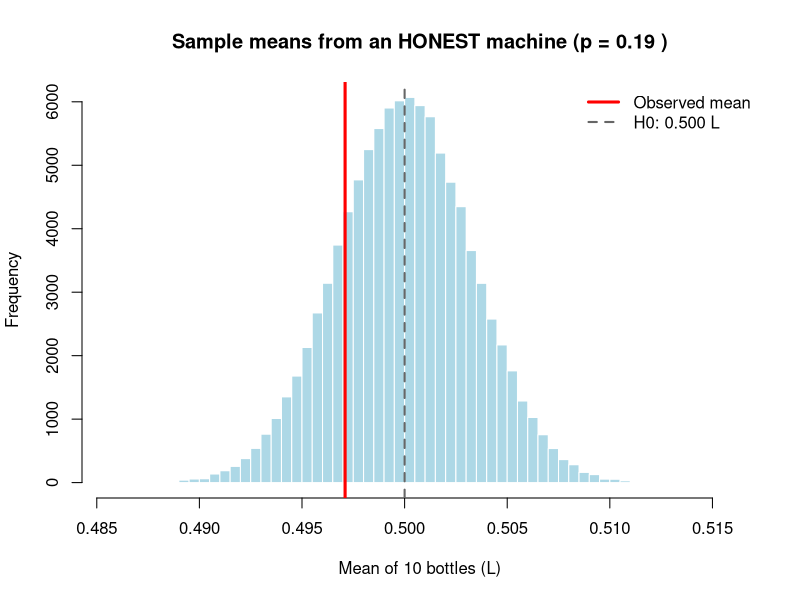

Source code (R):
# ===============================================
# What a p-value means, by simulation: the Tasty Beer example
# ===============================================
# These are the SAME ten bottles shown on the lecture slide, so the
# number this script prints should match the number on the screen.
#
#   H0: the machine fills at least 0.500 L on average
#   H1: the machine fills less than 0.500 L on average
#
# One-sided, because overfilling is not an offence. We decide that
# before looking at the data.
# ===============================================

set.seed(123)   # the simulation below uses random numbers

# ------------------------------------------------
# 1. The data
# ------------------------------------------------
fill <- c(0.499, 0.488, 0.478, 0.508, 0.490,
          0.504, 0.488, 0.502, 0.508, 0.506)

mu0 <- 0.500            # the value under H0
n   <- length(fill)     # 10 bottles
obs <- mean(fill)       # 0.4971
s   <- sd(fill)         # 0.0104

cat("Observed mean =", round(obs, 4), "L\n")
cat("Sample SD     =", round(s, 4), "L\n")
cat("Shortfall     =", round((mu0 - obs) * 1000, 1), "mL per bottle\n\n")

# ------------------------------------------------
# 2. Simulate the sampling distribution under H0
# ------------------------------------------------
# If the machine were honest, what sample means would ten bottles give?
# Repeat the inspection 100,000 times on a virtual honest machine.
xbar_H0 <- replicate(100000, mean(rnorm(n, mean = mu0, sd = s)))

# ------------------------------------------------
# 3. The empirical p-value
# ------------------------------------------------
# The proportion of honest-machine inspections that came out as low as
# ours, or lower.
pval <- mean(xbar_H0 <= obs)
cat("Empirical p-value =", round(pval, 3), "\n\n")

# ------------------------------------------------
# 4. The same answer from the formula
# ------------------------------------------------
# t.test() does this analytically. The two agree closely; the small
# difference is because the simulation treats the SD as known while the
# t-test allows for the fact that we estimated it from 10 bottles.
print(t.test(fill, mu = mu0, alternative = "less"))

# The two-sided interval, which is what you would report in a paper:
cat("95% CI:", round(t.test(fill, mu = mu0)$conf.int, 4), "\n")

# ------------------------------------------------
# 5. Picture
# ------------------------------------------------
hist(xbar_H0,
     breaks = 60,
     col = "lightblue",
     border = "white",
     main = paste("Sample means from an HONEST machine (p =", round(pval, 3), ")"),
     xlab = "Mean of 10 bottles (L)",
     ylab = "Frequency")

abline(v = obs, col = "red", lwd = 3)               # what we actually saw
abline(v = mu0, col = "grey40", lwd = 2, lty = 2)   # the advertised 0.500

legend("topright",
       legend = c("Observed mean", "H0: 0.500 L"),
       col = c("red", "grey40"), lwd = c(3, 2), lty = c(1, 2), bty = "n")

# ------------------------------------------------
# 6. The verdict, and why it is not the whole story
# ------------------------------------------------
# p is about 0.20: if the machine were honest, a sample this low would
# turn up about one time in five. Not unusual enough to reject H0, so
# on this evidence Tasty Beer is not convicted.
#
# But "not guilty" is not "innocent". Ask the other question: if the
# machine really were underfilling by 5 mL, would ten bottles have
# caught it?
cat("\n--- How good was this inspection? ---\n")
print(power.t.test(n = 10, delta = 0.005, sd = 0.01, sig.level = 0.05,
                   type = "one.sample", alternative = "one.sided"))

# Power is about 0.43. Even if the machine WERE cheating by 5 mL, this
# inspection would have missed it more often than not.
#
# How many bottles would they have needed?
cat("\n--- How many bottles for an 80% chance? ---\n")
print(power.t.test(delta = 0.005, sd = 0.01, power = 0.8, sig.level = 0.05,
                   type = "one.sample", alternative = "one.sided"))

# About 27. They tested 10.
#
# TRY THIS: in section 1 write fill <- rep(fill, 3) to pretend they
# tested 30 bottles with the same readings, then rerun. The shortfall
# has not changed at all. Watch the p-value, and work out why.
#
# Take-home: absence of evidence is not evidence of absence.
# ===============================================
